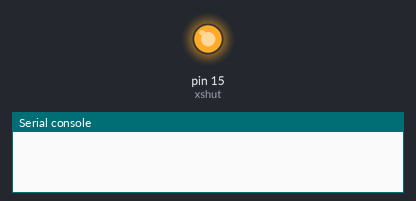
A program run on a simulated MicroPython board. On the bench: output pins drawn as LEDs (lit = HIGH), the last lines printed to the serial console. At 1.0 s the program stops and its outputs stay as they are.

Above: at 0.1 s.
At 1.1 s:
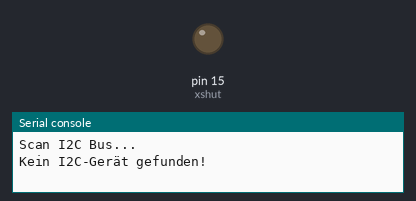
Timing chart, 0 to 2.5 s (numbered marks = the images above):
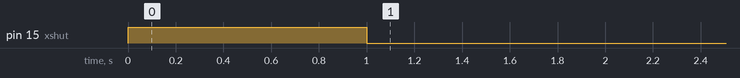

Measured:
- by itself, pin 15 (xshut): LOW → HIGH at 0.00 s, → LOW 1.0 s later

The program:

i2c_scanner.py
```python
# Bibliotheken laden
from machine import Pin, I2C
import time

# Initialisierung I2C-Pins
i2c_sda = Pin(0)
i2c_scl = Pin(1)
xshut = Pin(15,Pin.OUT,value=1)

# Initialisierung I2C
i2c = I2C(0,sda=i2c_sda,scl=i2c_scl,freq=200000)

time.sleep(1)
# I2C-Bus-Scan
xshut.off()
print('Scan I2C Bus...')
devices = i2c.scan()
"""
index = bytearray(2)
print(index)
try:
    #data = i2c.readfrom_mem(0x029,0x00, 1, addrsize=16)
    acks=i2c.writeto(0x29,index)
    print(acks)
    #data = i2c.readfrom(0x29,1)
    print("Yes!",data)
except Exception as e:
    print("Nope...",e)
"""
 #Scanergebnis ausgeben
if len(devices) == 0:
    print('Kein I2C-Gerät gefunden!')
else:
    print('I2C-Geräte gefunden:', len(devices))
    for device in devices:
        print('Dezimale Adresse:', device, '| Hexadezimale Adresse:', hex(device))
```
